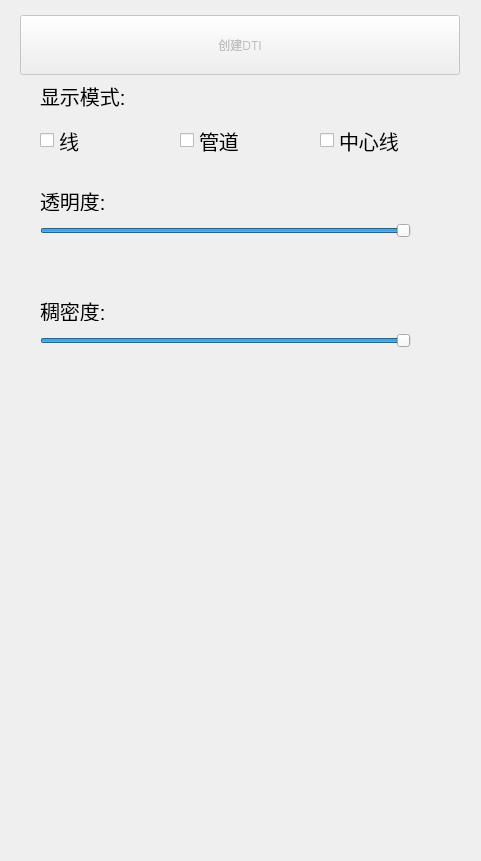
<?xml version="1.0" encoding="UTF-8"?>
<ui version="4.0">
 <class>GLPyDTI</class>
 <widget class="qMRMLWidget" name="GLPyDTI">
  <property name="geometry">
   <rect>
    <x>0</x>
    <y>0</y>
    <width>481</width>
    <height>861</height>
   </rect>
  </property>
  <widget class="QWidget" name="widget" native="true">
   <property name="geometry">
    <rect>
     <x>0</x>
     <y>0</y>
     <width>481</width>
     <height>861</height>
    </rect>
   </property>
   <widget class="QPushButton" name="applyButton">
    <property name="enabled">
     <bool>false</bool>
    </property>
    <property name="geometry">
     <rect>
      <x>20</x>
      <y>15</y>
      <width>440</width>
      <height>60</height>
     </rect>
    </property>
    <property name="toolTip">
     <string>通过DWI序列创建DTI神经束</string>
    </property>
    <property name="text">
     <string>创建DTI</string>
    </property>
   </widget>
   <widget class="QLabel" name="label">
    <property name="geometry">
     <rect>
      <x>40</x>
      <y>80</y>
      <width>91</width>
      <height>32</height>
     </rect>
    </property>
    <property name="font">
     <font>
      <pointsize>15</pointsize>
     </font>
    </property>
    <property name="text">
     <string>显示模式:</string>
    </property>
   </widget>
   <widget class="QCheckBox" name="checkBox_2">
    <property name="geometry">
     <rect>
      <x>180</x>
      <y>120</y>
      <width>81</width>
      <height>41</height>
     </rect>
    </property>
    <property name="font">
     <font>
      <pointsize>15</pointsize>
     </font>
    </property>
    <property name="toolTip">
     <string>可以在3D视图上显示,也可以在2D视图上显示,渲染速度较慢</string>
    </property>
    <property name="text">
     <string>管道</string>
    </property>
   </widget>
   <widget class="QCheckBox" name="checkBox">
    <property name="geometry">
     <rect>
      <x>40</x>
      <y>120</y>
      <width>81</width>
      <height>41</height>
     </rect>
    </property>
    <property name="font">
     <font>
      <pointsize>15</pointsize>
     </font>
    </property>
    <property name="toolTip">
     <string>可以在3D视图上显示</string>
    </property>
    <property name="text">
     <string>线</string>
    </property>
   </widget>
   <widget class="QLabel" name="label_3">
    <property name="geometry">
     <rect>
      <x>40</x>
      <y>300</y>
      <width>81</width>
      <height>21</height>
     </rect>
    </property>
    <property name="font">
     <font>
      <pointsize>15</pointsize>
     </font>
    </property>
    <property name="text">
     <string>稠密度:</string>
    </property>
   </widget>
   <widget class="QSlider" name="horizontalSlider_2">
    <property name="geometry">
     <rect>
      <x>40</x>
      <y>330</y>
      <width>371</width>
      <height>22</height>
     </rect>
    </property>
    <property name="toolTip">
     <string>通过降采样的方式调节神经束的稠密度</string>
    </property>
    <property name="value">
     <number>99</number>
    </property>
    <property name="orientation">
     <enum>Qt::Horizontal</enum>
    </property>
   </widget>
   <widget class="QSlider" name="horizontalSlider">
    <property name="geometry">
     <rect>
      <x>40</x>
      <y>220</y>
      <width>371</width>
      <height>22</height>
     </rect>
    </property>
    <property name="toolTip">
     <string>调节不同显示模式的透明度</string>
    </property>
    <property name="value">
     <number>99</number>
    </property>
    <property name="orientation">
     <enum>Qt::Horizontal</enum>
    </property>
   </widget>
   <widget class="QLabel" name="label_2">
    <property name="geometry">
     <rect>
      <x>40</x>
      <y>190</y>
      <width>71</width>
      <height>21</height>
     </rect>
    </property>
    <property name="font">
     <font>
      <pointsize>15</pointsize>
     </font>
    </property>
    <property name="text">
     <string>透明度:</string>
    </property>
   </widget>
   <widget class="QCheckBox" name="checkBox_3">
    <property name="geometry">
     <rect>
      <x>320</x>
      <y>120</y>
      <width>101</width>
      <height>41</height>
     </rect>
    </property>
    <property name="font">
     <font>
      <pointsize>15</pointsize>
     </font>
    </property>
    <property name="toolTip">
     <string>可以在3D视图上显示</string>
    </property>
    <property name="text">
     <string>中心线</string>
    </property>
   </widget>
  </widget>
 </widget>
 <customwidgets>
  <customwidget>
   <class>qMRMLWidget</class>
   <extends>QWidget</extends>
   <header>qMRMLWidget.h</header>
   <container>1</container>
  </customwidget>
 </customwidgets>
 <resources/>
 <connections/>
</ui>
